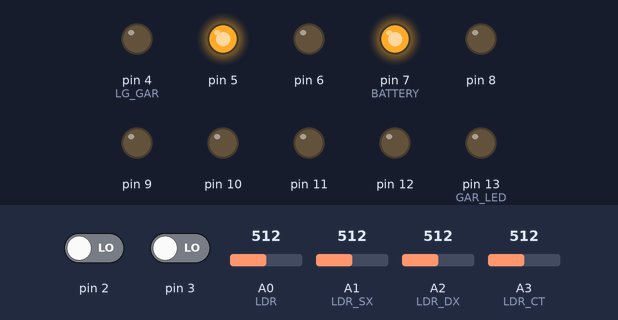
This sketch was run on a simulated Arduino Uno, built with avr-gcc and run on an emulated ATmega328P. On the bench: output pins drawn as LEDs (lit = HIGH). Inputs (shaded band) come from the test bench; at power-on: A1 (LDR_SX) = 512, A2 (LDR_DX) = 512, A3 (LDR_CT) = 512, A0 (LDR) = 512, pin 2 LOW, pin 3 LOW.

Above: at 1.2 s.
1.3 s: A1 (LDR_SX) set to 535
At 1.6 s:
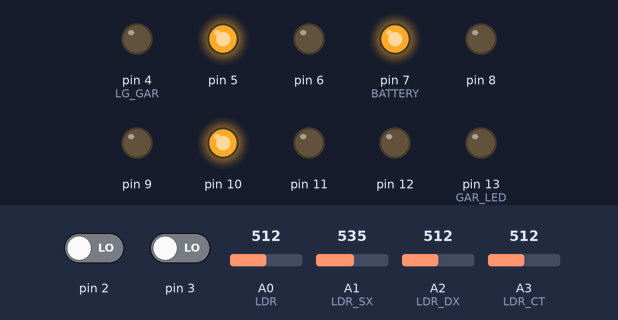
2.8 s: A2 (LDR_DX) set to 530
At 3.4 s:
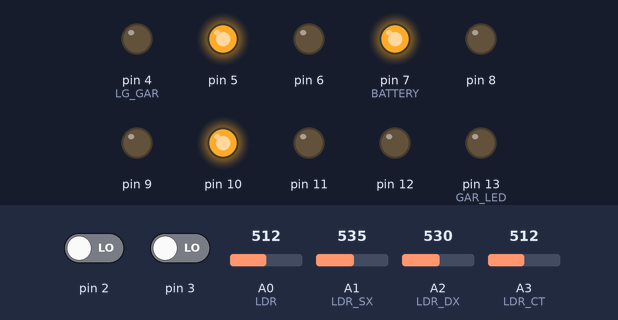
5.8 s: A2 (LDR_DX) set to 554
At 6.5 s:
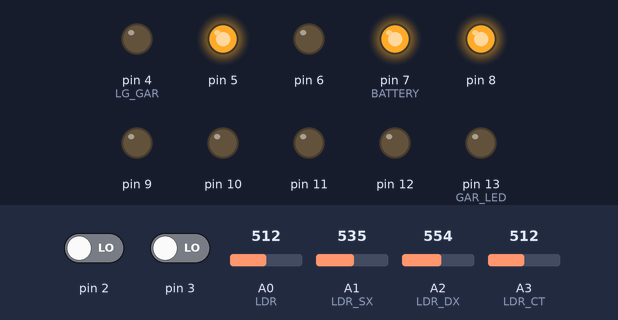
8.8 s: A3 (LDR_CT) set to 552
At 9.4 s:
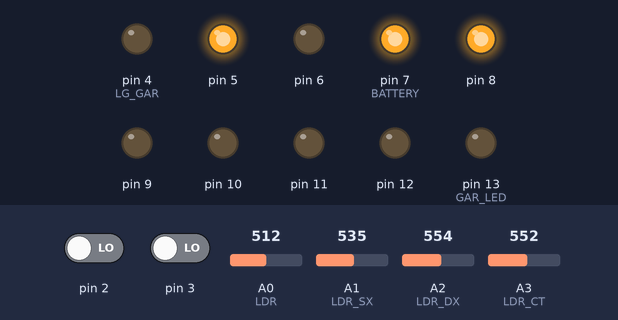
11.8 s: A3 (LDR_CT) set to 579
At 13.0 s:
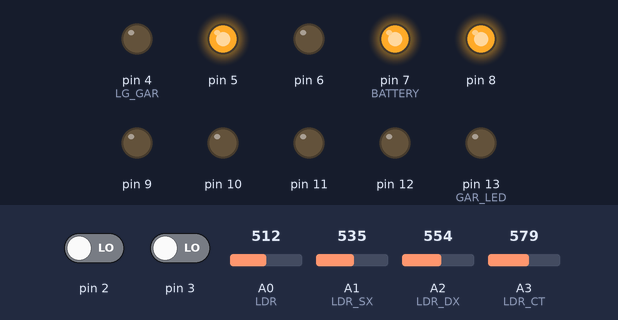
13.3 s: A0 (LDR) set to 290
At 14.2 s:
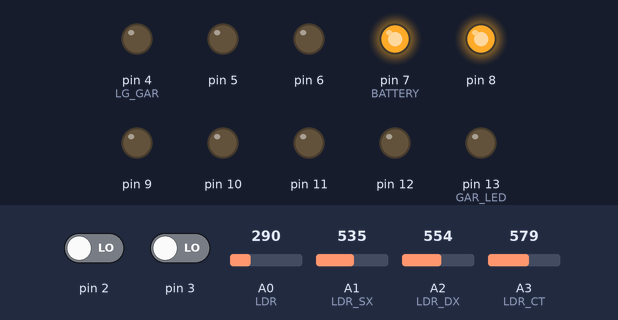
Timing chart, 0 to 61.9 s (numbered marks = the images above; inputs shaded):
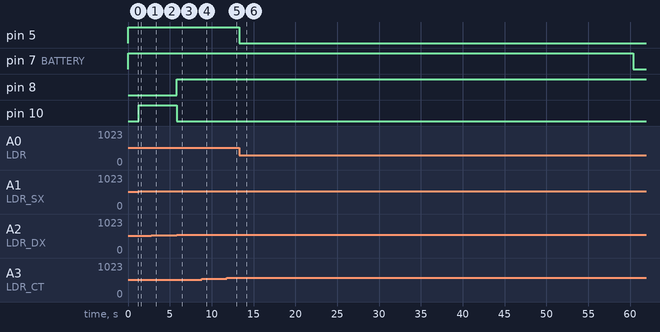

The sketch:

uno.ino
```cpp
#include <Signal.h>
#include <driverL293D.h>

#include "header.h"


Motor garage(11, 12, 6);
Motor tsolar(10,  8, 9);

Signal lg_gard(5, RL_OFF, OUTPUT);

short max = 0;
short sx, dx, ct;
short tollerance;

bool motor_dir;
bool ldr_flag = RL_OFF;

unsigned long tm_batt = millis();


void setup()
{//=======================================
	init_motor();

	pinMode(LG_GAR,  OUTPUT);
	pinMode(GAR_LED, OUTPUT);
    pinMode(BATTERY, OUTPUT);

    digitalWrite(BATTERY, RL_OFF);
	Serial.begin(9600);
}

void loop()
{//=======================================
	ldr_flag = (analogRead(LDR) < 300) ? RL_ON : RL_OFF;
	digitalWrite(LG_GAR, (garage.getDirection() == M_UP) && !ldr_flag);
	lg_gard.setState(ldr_flag);

	sx = analogRead(LDR_SX);
	dx = analogRead(LDR_DX);
	ct = analogRead(LDR_CT);

	tollerance = (short)(analogRead(LDR) * 0.015f);

	if((dx - sx) > +tollerance) max = dx, motor_dir = M_DX;
	if((dx - sx) < -tollerance) max = sx, motor_dir = M_SX;

	if((ct - max) > +tollerance || !ldr_flag)
		tsolar.enableMotor(M_STOP);
	else
		tsolar.move(motor_dir, 180);

	if(millis() - tm_batt > ONE_MINUTE)
	{
		tm_batt = millis();
		digitalWrite(BATTERY, RL_OFF);
		delay(400);

		if(analogRead(BAT_LV) < 980)
			digitalWrite(BATTERY, RL_ON);
	}

	if(Serial.available() && Serial.read() == 'G')
	{
		garage.move((byte)(200));
		digitalWrite(GAR_LED, HIGH);
	}
}
```

header.h
```cpp
#ifndef _HEADER_H_
#define _HEADER_H_

#define 	RL_ON			LOW
#define 	RL_OFF			HIGH

#define 	LDR				A0
#define 	LDR_SX			A1
#define 	LDR_DX			A2
#define 	LDR_CT			A3
#define		BAT_LV			A4

#define 	GAR_LED			13
#define 	LG_GAR			 4
#define		BATTERY			 7

#define 	FNC_GAR_DW 		 0
#define 	FNC_GAR_UP 		 1

#define		ONE_MINUTE		60000

#endif
```

motor.ino
```cpp
void init_motor()
{//=======================================
	garage.begin(M_DOWN);
	tsolar.begin(M_SX);

	attachInterrupt(FNC_GAR_UP, stop_garage_UP,	RISING);
	attachInterrupt(FNC_GAR_DW, stop_garage_DW,	RISING);
}

void stop_garage_UP()
{//=======================================
	if(garage.getDirection() == M_UP && garage.getState() == M_START)
	{
		garage.enableMotor(M_STOP);
		digitalWrite(GAR_LED, LOW);
		garage.reverse();
	}
}

void stop_garage_DW()
{//=======================================
	if(garage.getDirection() == M_DOWN && garage.getState() == M_START)
	{
		garage.enableMotor(M_STOP);
		digitalWrite(GAR_LED, LOW);
		garage.reverse();
	}
}
```

Measured:
- the behaviour switches between 519 and 520 on A1 (LDR_SX) (found by bisection; images 0 and 1)
- the behaviour switches between 542 and 543 on A2 (LDR_DX) (found by bisection; images 2 and 3)
- after the input at 1.3 s, pin 10: LOW → HIGH at once
- after the input at 2.8 s, pin 9: stays LOW (without the input it goes to HIGH after 3.0 s)
- after the input at 5.8 s, pin 8: LOW → HIGH at once; pin 9: stays LOW (without the input it goes to HIGH after 3.0 s); pin 10: HIGH → LOW at once
- after the input at 8.8 s, pin 9: stays LOW (without the input it goes to HIGH after 3.0 s)
- after the input at 11.8 s, pin 9: stays LOW (without the input it goes to HIGH after 1.5 s)
- after the input at 13.3 s, pin 5: HIGH → LOW at once
